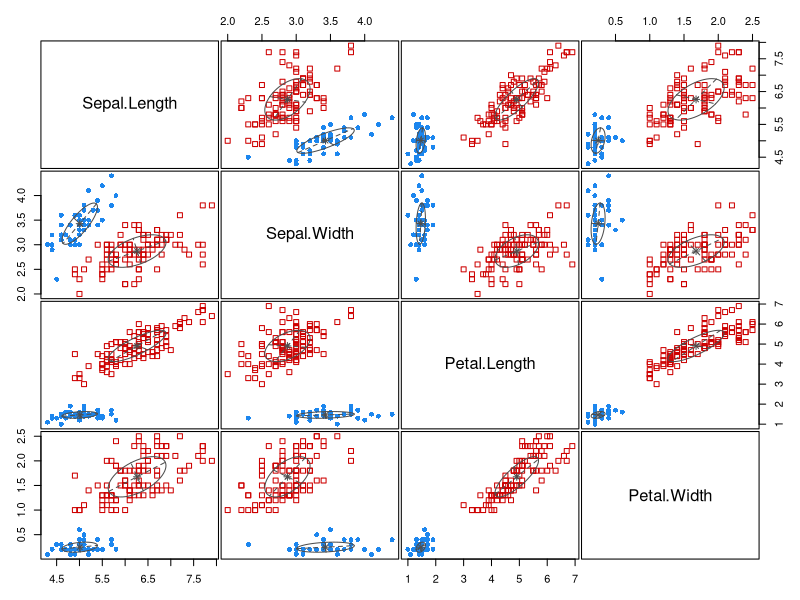
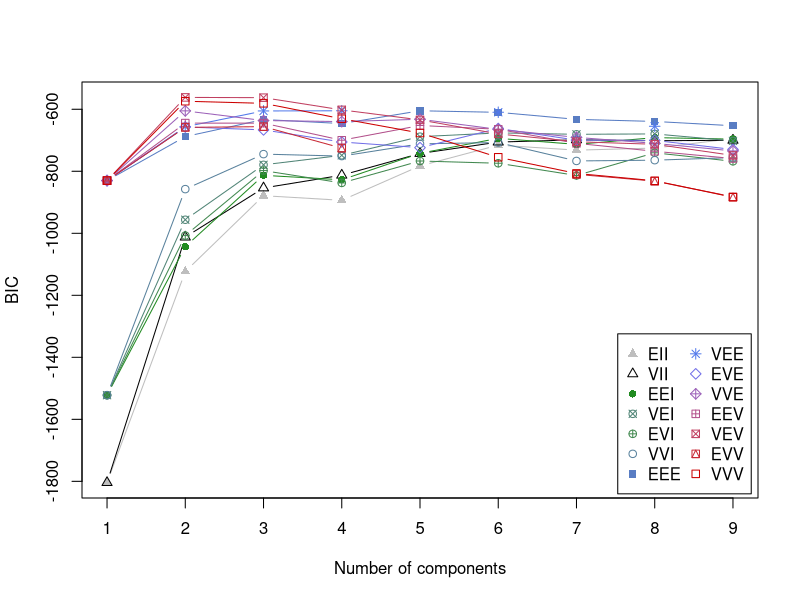
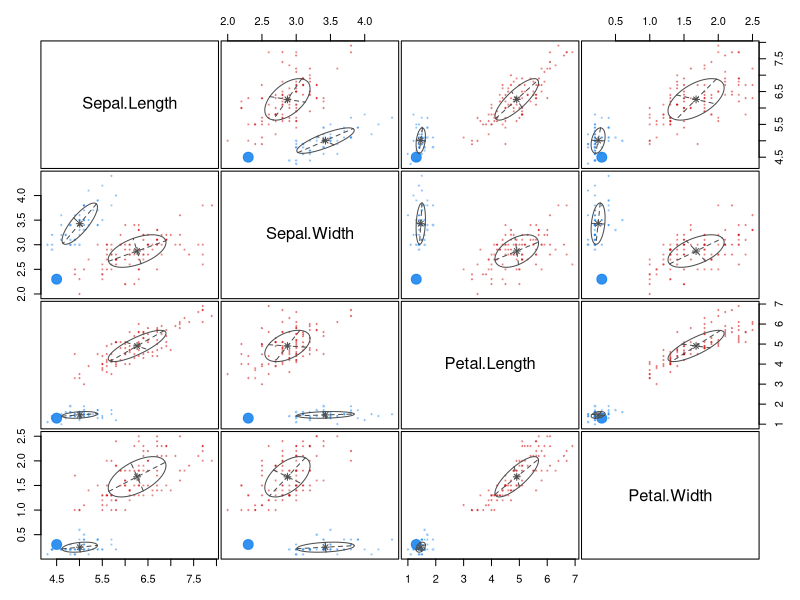
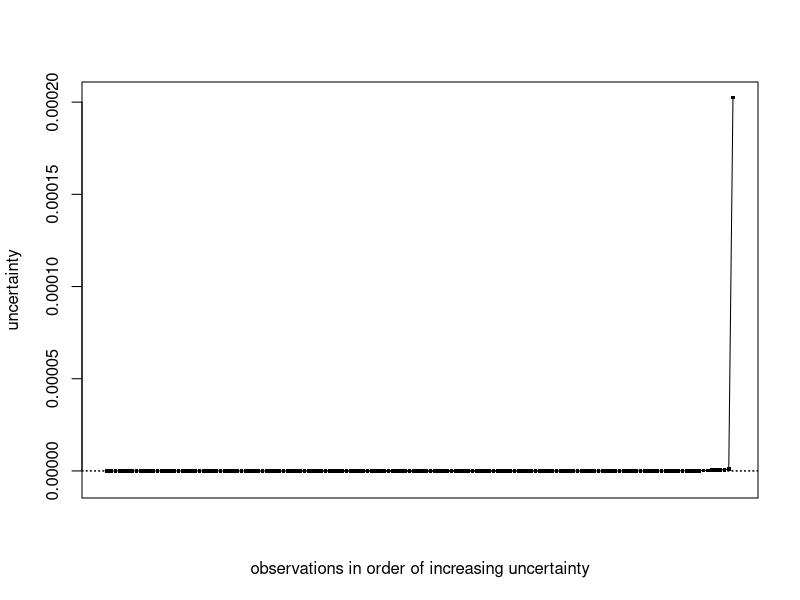

Generate these figures, in order, with R:
## Note mclust only works for cont. vars, canot be used for mixed data etc

## We assume some model for the data (Normally like a normal dist )
## The parameters of the model will change from cluster to cluster so for example the mean parameter would be diff for each cluster
## Because we treat the data as being generated by a mixture of unknown sources this is also called 'mixture modelling'
## Unlike k means mixture modelling will permit each item to have a likelihood of being a member of each group


## mclust
# Assumes the data arises from a number of different normal dist. This is why it only makes sense to use CONt. vars and not categorical etc
# finite mixture modeelling
## Data density for 3 clusters is given in notes
## Stuuf in clustering 2 notes on this
my_iris = iris ## Just using iris dataset as no clue what dataset she used
library(mclust)
model1<- Mclust( my_iris[,1:4] )
summary(model1) # Note log likelihood, number of obs, degrees of freedom, & BIC value (BICs are only good for comparing)
table(model1$classification, my_iris$Species)
plot(model1, what = c("classification"))

plot(model1, what = "BIC")
## Shows the BIC for diff number of clusters


## Post Cluster Analysis
## Whats the quality of your answer?
plot(model1, what = "uncertainty")

uncerPlot(model1$z) ## This works better for other data 
